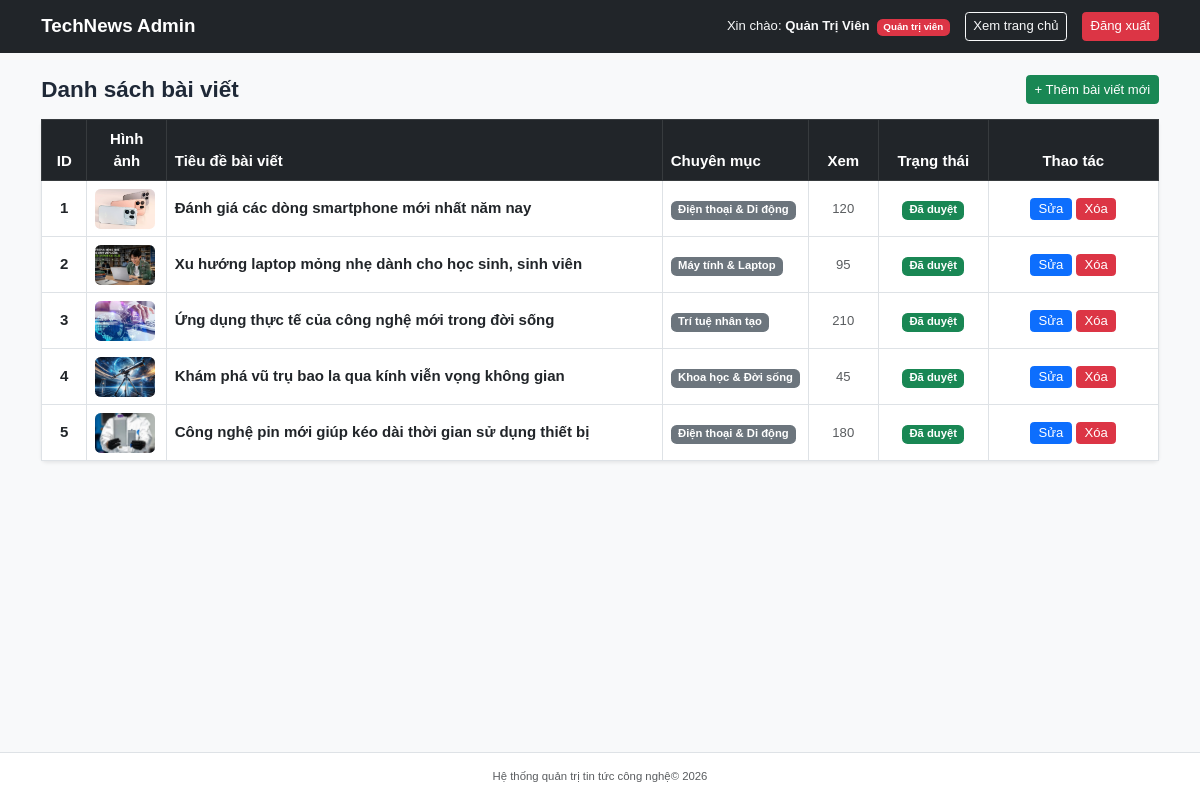
The page /admin.php (signed in) on the database as committed earlier.
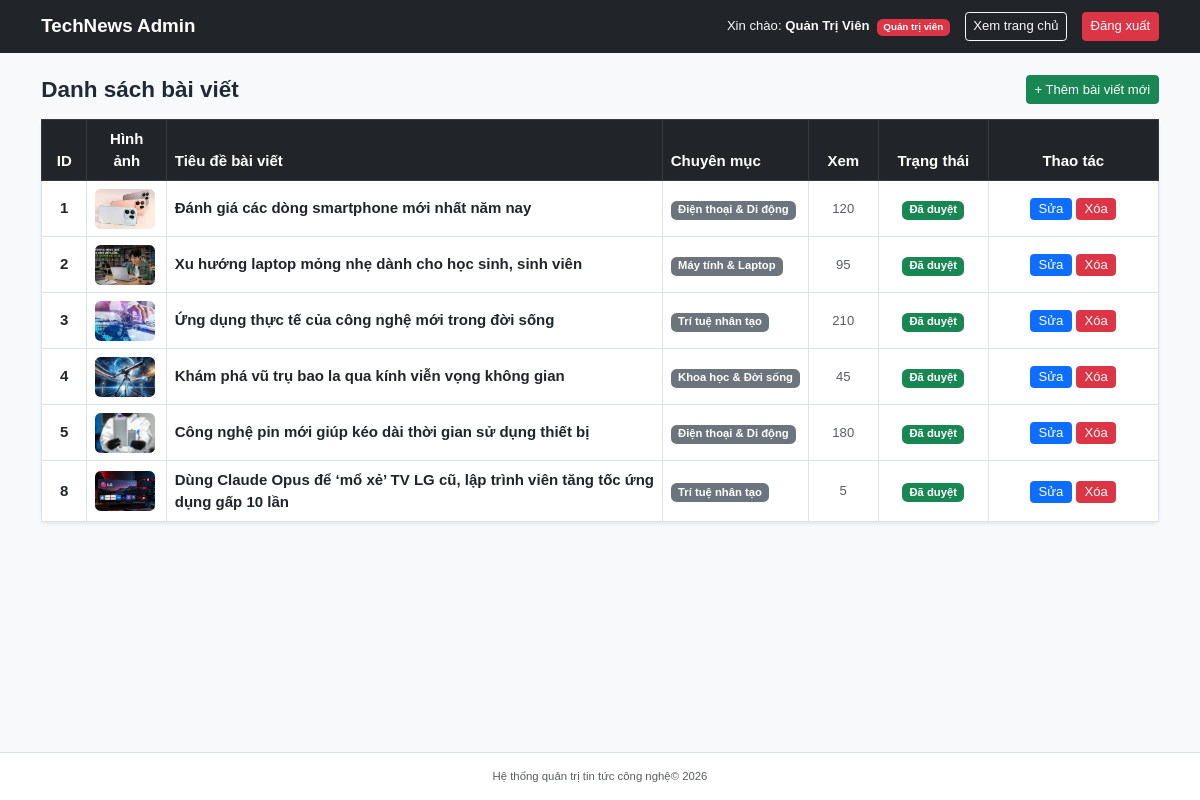
The same page on the database as committed later.
### tables this page shows
CREATE TABLE `posts` (
  `id` int(11) NOT NULL,
  `category_id` int(11) NOT NULL,
  `title` varchar(255) NOT NULL,
  `summary` text NOT NULL,
  `content` longtext NOT NULL,
  `image` varchar(255) NOT NULL DEFAULT 'default.jpg',
  `created_at` datetime NOT NULL DEFAULT current_timestamp(),
  `views` int(11) NOT NULL DEFAULT 0,
  `status` tinyint(1) NOT NULL DEFAULT 1
);

CREATE TABLE `categories` (
  `id` int(11) NOT NULL,
  `name` varchar(100) NOT NULL
);

### admin.php (the view, shortened to what this page needs)
<?php
require_once 'db.php';
$current_role = $_SESSION['role'] ?? 'editor';
$sql = "SELECT posts.*, categories.name AS cat_name
        FROM posts
        JOIN categories ON posts.category_id = categories.id
        ORDER BY posts.id ASC";
$result = mysqli_query($conn, $sql);
?>
<!DOCTYPE html>
<html lang="vi">
<head>
    <link href="https://cdn.jsdelivr.net/npm/bootstrap@5.3.0/dist/css/bootstrap.min.css" rel="stylesheet">
    <link href="css/style.css?v=<?= time() ?>" rel="stylesheet">
</head>
<body class="bg-light">
    <div class="main-wrapper">
        <nav class="navbar navbar-expand-lg navbar-dark bg-dark">
            <div class="container">
                <a class="navbar-brand fw-bold" href="admin.php">TechNews Admin</a>
                <div class="d-flex align-items-center gap-3">
                    <span class="text-light small">
                        Xin chào: <strong><?= htmlspecialchars($_SESSION['fullname']) ?></strong>
                        <?php if ($current_role === 'admin'): ?>
                            <span class="badge bg-danger ms-1">Quản trị viên</span>
                        <?php else: ?>
                            <span class="badge bg-info text-dark ms-1">Biên tập viên</span>
                        <?php endif; ?>
                    </span>
                    <a href="index.php" class="btn btn-outline-light btn-sm" target="_blank">Xem trang chủ</a>
                    <a href="logout.php" class="btn btn-danger btn-sm">Đăng xuất</a>
                </div>
            </div>
        </nav>
        <div class="container my-4">
            <div class="d-flex justify-content-between align-items-center mb-3">
                <h4 class="fw-bold mb-0">Danh sách bài viết</h4>
                <a href="add_post.php" class="btn btn-success btn-sm">+ Thêm bài viết mới</a>
            </div>
            <div class="card shadow-sm border-0">
                <div class="card-body p-0">
                    <div class="table-responsive">
                        <table class="table table-bordered table-hover align-middle mb-0">
                            <thead class="table-dark">
                                <tr>
                                    <th style="width: 45px;" class="text-center">ID</th>
                                    <th style="width: 80px;" class="text-center">Hình ảnh</th>
                                    <th>Tiêu đề bài viết</th>
                                    <th style="width: 140px;">Chuyên mục</th>
                                    <th style="width: 70px;" class="text-center">Xem</th>
                                    <th style="width: 110px;" class="text-center">Trạng thái</th>
                                    <th style="width: 170px;" class="text-center">Thao tác</th>
                                </tr>
                            </thead>
                            <tbody>
                                <?php if ($result && mysqli_num_rows($result) > 0): ?>
                                    <?php while ($row = mysqli_fetch_assoc($result)): ?>
                                        <tr>
                                            <td class="text-center fw-bold"><?= $row['id'] ?></td>
                                            <td class="text-center">
                                                <img src="uploads/<?= !empty($row['image']) ? $row['image'] : 'default.jpg' ?>"
                                                     alt="Thumb" class="rounded" style="width: 60px; height: 40px; object-fit: cover;"
                                                     onerror="this.src='uploads/default.jpg'">
                                            </td>
                                            <td>
                                                <a href="detail.php?id=<?= $row['id'] ?>" target="_blank" class="text-decoration-none fw-semibold text-dark">
                                                    <?= htmlspecialchars($row['title']) ?>
                                                </a>
                                            </td>
                                            <td><span class="badge bg-secondary"><?= htmlspecialchars($row['cat_name']) ?></span></td>
                                            <td class="text-center small text-muted"><?= $row['views'] ?></td>
                                            <td class="text-center">
                                                <?php if ($row['status'] == 1): ?>
                                                    <span class="badge bg-success">Đã duyệt</span>
                                                <?php else: ?>
                                                    <span class="badge bg-warning text-dark">Chờ duyệt</span>
                                                <?php endif; ?>
                                            </td>
                                            <td class="text-center">
                                                <a href="edit_post.php?id=<?= $row['id'] ?>" class="btn btn-primary btn-sm py-0 px-2">Sửa</a>
                                                <?php if ($current_role === 'admin'): ?>
                                                    <a href="delete_post.php?id=<?= $row['id'] ?>"
                                                       onclick="return confirm('Bạn có chắc chắn muốn xóa bài viết này không?');"
                                                       class="btn btn-danger btn-sm py-0 px-2">Xóa</a>
                                                <?php else: ?>
                                                    <button class="btn btn-secondary btn-sm py-0 px-2" disabled title="Chỉ Admin mới có quyền xóa">Khóa</button>
                                                <?php endif; ?>
                                            </td>
                                        </tr>
                                    <?php endwhile; ?>
                                <?php else: ?>
                                    <tr>
                                        <td colspan="7" class="text-center py-4 text-muted">Chưa có bài viết nào.</td>
                                    </tr>
                                <?php endif; ?>
                            </tbody>
                        </table>
                    </div>
                </div>
            </div>
        </div>
    </div>
    <footer class="site-footer py-3 text-center border-top">
        <div class="container small text-muted">
            Hệ thống quản trị tin tức công nghệ&copy; 2026
        </div>
    </footer>
</body>
</html>

### css/style.css (style rules this page uses)
:root { --primary-red: #990000; --primary-hover: #7a0000; --navy-blue: #003366; --text-dark: #1f2937; --text-muted: #555555; --border-gray: #e5e7eb; --bg-page: #f9fafb; }
html, body { height: 100%; margin: 0; padding: 0; background-color: var(--bg-page); color: var(--text-dark); font-family: Arial, "Helvetica Neue", "Segoe UI", sans-serif; font-size: 15px; line-height: 1.5; }
body { display: flex; flex-direction: column; min-height: 100vh; }
.main-wrapper { flex: 1 0 auto; }
footer { flex-shrink: 0; }
img { max-width: 100%; height: auto; display: block; }
.site-footer { background-color: #ffffff; border-top: 2px solid var(--navy-blue); font-size: 13px; color: #444; }

Rows that differ between the two databases and show on the page:
added posts: id "8", image (picture), title "Dùng Claude Opus để ‘mổ xẻ’ TV LG cũ, lập trình viên tăng tốc ứng dụng gấp 10 lần", category.name "Trí tuệ nhân tạo", views "5", status "Đã duyệt"
